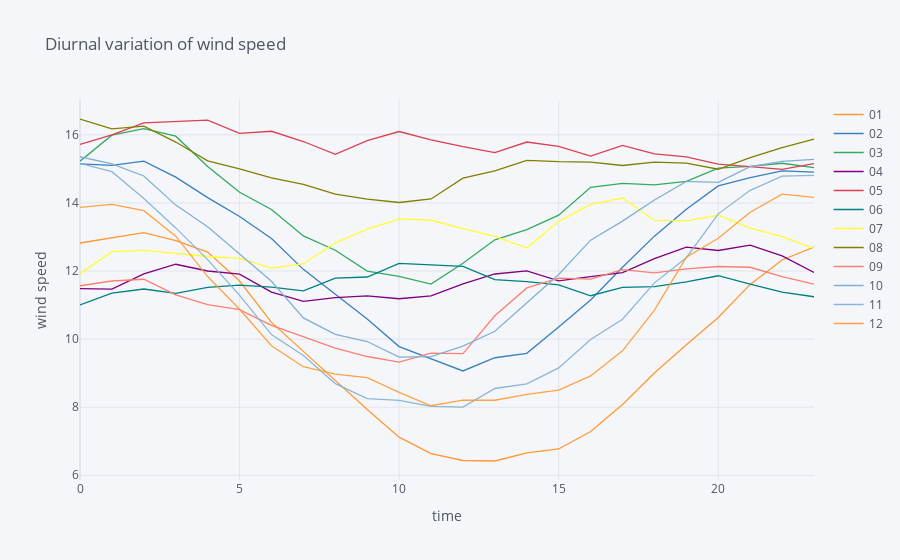

Source (notebook cell):
### Code cell
df_ws.iplot(xaxis_title='time',yaxis_title='wind speed',title= 'Diurnal variation of wind speed')

### Figure 1 — Plotly figure (JSON) as saved in the notebook; plotly's stock layout.template omitted (floating-point values rounded to 4 significant figures)
{"data": [{"line": {"color": "rgba(255, 153, 51, 1.0)", "dash": "solid", "shape": "linear", "width": 1.3}, "mode": "lines", "name": "01", "text": "", "type": "scatter", "x": ["00", "01", "02", "03", "04", "05", "06", "07", "08", "09", "10", "11", "12", "13", "14", "15", "16", "17", "18", "19", "20", "21", "22", "23"], "y": [12.82, 12.98, 13.13, 12.89, 12.56, 11.71, 10.49, 9.64, 8.788, 7.931, 7.121, 6.637, 6.435, 6.42, 6.66, 6.773, 7.288, 8.079, 9.005, 9.837, 10.63, 11.61, 12.32, 12.7]}, {"line": {"color": "rgba(55, 128, 191, 1.0)", "dash": "solid", "shape": "linear", "width": 1.3}, "mode": "lines", "name": "02", "text": "", "type": "scatter", "x": ["00", "01", "02", "03", "04", "05", "06", "07", "08", "09", "10", "11", "12", "13", "14", "15", "16", "17", "18", "19", "20", "21", "22", "23"], "y": [15.15, 15.1, 15.23, 14.76, 14.16, 13.6, 12.96, 12.05, 11.32, 10.59, 9.781, 9.433, 9.065, 9.453, 9.584, 10.35, 11.15, 12.11, 13.02, 13.82, 14.5, 14.74, 14.94, 14.9]}, {"line": {"color": "rgba(50, 171, 96, 1.0)", "dash": "solid", "shape": "linear", "width": 1.3}, "mode": "lines", "name": "03", "text": "", "type": "scatter", "x": ["00", "01", "02", "03", "04", "05", "06", "07", "08", "09", "10", "11", "12", "13", "14", "15", "16", "17", "18", "19", "20", "21", "22", "23"], "y": [15.23, 15.99, 16.18, 15.96, 15.07, 14.32, 13.81, 13.03, 12.61, 12.0, 11.84, 11.61, 12.23, 12.92, 13.22, 13.64, 14.46, 14.58, 14.53, 14.63, 15.02, 15.08, 15.17, 15.04]}, {"line": {"color": "rgba(128, 0, 128, 1.0)", "dash": "solid", "shape": "linear", "width": 1.3}, "mode": "lines", "name": "04", "text": "", "type": "scatter", "x": ["00", "01", "02", "03", "04", "05", "06", "07", "08", "09", "10", "11", "12", "13", "14", "15", "16", "17", "18", "19", "20", "21", "22", "23"], "y": [11.48, 11.47, 11.92, 12.2, 12.0, 11.91, 11.38, 11.11, 11.22, 11.27, 11.19, 11.27, 11.62, 11.91, 12.01, 11.71, 11.84, 11.96, 12.37, 12.7, 12.6, 12.76, 12.45, 11.96]}, {"line": {"color": "rgba(219, 64, 82, 1.0)", "dash": "solid", "shape": "linear", "width": 1.3}, "mode": "lines", "name": "05", "text": "", "type": "scatter", "x": ["00", "01", "02", "03", "04", "05", "06", "07", "08", "09", "10", "11", "12", "13", "14", "15", "16", "17", "18", "19", "20", "21", "22", "23"], "y": [15.72, 16.0, 16.35, 16.39, 16.43, 16.04, 16.11, 15.8, 15.43, 15.83, 16.1, 15.85, 15.65, 15.48, 15.79, 15.66, 15.38, 15.69, 15.44, 15.35, 15.14, 15.07, 14.99, 15.16]}, {"line": {"color": "rgba(0, 128, 128, 1.0)", "dash": "solid", "shape": "linear", "width": 1.3}, "mode": "lines", "name": "06", "text": "", "type": "scatter", "x": ["00", "01", "02", "03", "04", "05", "06", "07", "08", "09", "10", "11", "12", "13", "14", "15", "16", "17", "18", "19", "20", "21", "22", "23"], "y": [11.0, 11.35, 11.47, 11.34, 11.52, 11.59, 11.53, 11.42, 11.79, 11.82, 12.23, 12.17, 12.14, 11.75, 11.69, 11.59, 11.27, 11.52, 11.54, 11.68, 11.86, 11.61, 11.38, 11.24]}, {"line": {"color": "rgba(255, 255, 51, 1.0)", "dash": "solid", "shape": "linear", "width": 1.3}, "mode": "lines", "name": "07", "text": "", "type": "scatter", "x": ["00", "01", "02", "03", "04", "05", "06", "07", "08", "09", "10", "11", "12", "13", "14", "15", "16", "17", "18", "19", "20", "21", "22", "23"], "y": [11.92, 12.57, 12.61, 12.52, 12.43, 12.37, 12.08, 12.21, 12.82, 13.23, 13.53, 13.49, 13.24, 13.02, 12.68, 13.46, 13.96, 14.15, 13.49, 13.48, 13.64, 13.26, 13.01, 12.66]}, {"line": {"color": "rgba(128, 128, 0, 1.0)", "dash": "solid", "shape": "linear", "width": 1.3}, "mode": "lines", "name": "08", "text": "", "type": "scatter", "x": ["00", "01", "02", "03", "04", "05", "06", "07", "08", "09", "10", "11", "12", "13", "14", "15", "16", "17", "18", "19", "20", "21", "22", "23"], "y": [16.47, 16.17, 16.26, 15.79, 15.24, 15.0, 14.74, 14.54, 14.26, 14.11, 14.01, 14.12, 14.73, 14.94, 15.25, 15.21, 15.2, 15.1, 15.2, 15.17, 14.99, 15.33, 15.63, 15.88]}, {"line": {"color": "rgba(251, 128, 114, 1.0)", "dash": "solid", "shape": "linear", "width": 1.3}, "mode": "lines", "name": "09", "text": "", "type": "scatter", "x": ["00", "01", "02", "03", "04", "05", "06", "07", "08", "09", "10", "11", "12", "13", "14", "15", "16", "17", "18", "19", "20", "21", "22", "23"], "y": [11.57, 11.71, 11.76, 11.3, 11.01, 10.87, 10.4, 10.07, 9.735, 9.489, 9.324, 9.587, 9.575, 10.68, 11.5, 11.79, 11.76, 12.04, 11.95, 12.07, 12.13, 12.11, 11.84, 11.62]}, {"line": {"color": "rgba(128, 177, 211, 1.0)", "dash": "solid", "shape": "linear", "width": 1.3}, "mode": "lines", "name": "10", "text": "", "type": "scatter", "x": ["00", "01", "02", "03", "04", "05", "06", "07", "08", "09", "10", "11", "12", "13", "14", "15", "16", "17", "18", "19", "20", "21", "22", "23"], "y": [15.36, 15.15, 14.79, 13.94, 13.3, 12.51, 11.7, 10.62, 10.14, 9.93, 9.471, 9.488, 9.792, 10.23, 11.06, 11.9, 12.91, 13.46, 14.08, 14.63, 14.6, 15.07, 15.22, 15.28]}, {"line": {"color": "rgba(128, 177, 211, 0.8999999999999999)", "dash": "solid", "shape": "linear", "width": 1.3}, "mode": "lines", "name": "11", "text": "", "type": "scatter", "x": ["00", "01", "02", "03", "04", "05", "06", "07", "08", "09", "10", "11", "12", "13", "14", "15", "16", "17", "18", "19", "20", "21", "22", "23"], "y": [15.16, 14.92, 14.13, 13.27, 12.33, 11.28, 10.13, 9.517, 8.694, 8.252, 8.202, 8.025, 8.001, 8.55, 8.685, 9.155, 9.987, 10.58, 11.65, 12.39, 13.68, 14.37, 14.79, 14.81]}, {"line": {"color": "rgba(255, 153, 51, 0.8999999999999999)", "dash": "solid", "shape": "linear", "width": 1.3}, "mode": "lines", "name": "12", "text": "", "type": "scatter", "x": ["00", "01", "02", "03", "04", "05", "06", "07", "08", "09", "10", "11", "12", "13", "14", "15", "16", "17", "18", "19", "20", "21", "22", "23"], "y": [13.87, 13.96, 13.77, 13.02, 11.84, 10.88, 9.804, 9.188, 8.972, 8.87, 8.435, 8.042, 8.209, 8.204, 8.379, 8.499, 8.919, 9.657, 10.85, 12.41, 12.96, 13.73, 14.26, 14.16]}], "layout": {"legend": {"bgcolor": "#F5F6F9", "font": {"color": "#4D5663"}}, "paper_bgcolor": "#F5F6F9", "plot_bgcolor": "#F5F6F9", "title": {"font": {"color": "#4D5663"}, "text": "Diurnal variation of wind speed"}, "xaxis": {"gridcolor": "#E1E5ED", "showgrid": true, "tickfont": {"color": "#4D5663"}, "title": {"font": {"color": "#4D5663"}, "text": "time"}, "zerolinecolor": "#E1E5ED"}, "yaxis": {"gridcolor": "#E1E5ED", "showgrid": true, "tickfont": {"color": "#4D5663"}, "title": {"font": {"color": "#4D5663"}, "text": "wind speed"}, "zerolinecolor": "#E1E5ED"}}}
